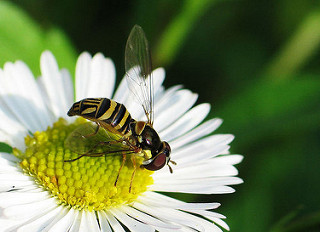
#> input picture Python/CV_learn/1.jpg, 320 x 232 px
$ jupyter execute Augmentation.ipynb   (shell and % lines are left out)
#> lines starting #> are read from the running program, lines starting #| are printed output that depends on the picture
# Gap Augmentation

[cell 1]
import cv2
from PIL import Image
import numpy as np
import matplotlib.pyplot as plt
import time

### Utils

[cell 2]
def show_img(old_image, new_image, columns=2, rows=1):
    names = ['old_image', 'new_image']
    image_plt = [old_image, new_image]
    fig=plt.figure(figsize=(15, 15))
    for i, img in enumerate(image_plt, 1):
        ax = fig.add_subplot(rows, columns, i)
        ax.set_title(names[i-1])
        plt.imshow(img, cmap='gray')
    plt.show()

### Load Image

[cell 3]
# load the image with imread()
image = '1.jpg'
old_image = cv2.imread(image, cv2.IMREAD_COLOR)
#> old_image is the input picture: shape (232, 320, 3); mean B, G, R 83.2, 127.1, 111.4
old_image = cv2.cvtColor(old_image, cv2.COLOR_BGR2RGB)

### flipImage

[cell 4]
horizontal_img = old_image.copy()
vertical_img = old_image.copy()
both_img = old_image.copy()

horizontal_img = cv2.flip(old_image, 1) # flip img horizontally
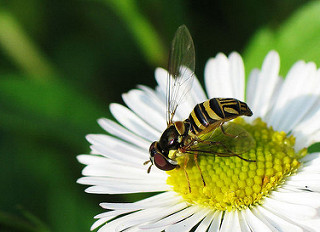
#> horizontal_img: shape (232, 320, 3); mean R, G, B 111.4, 127.1, 83.2
vertical_img = cv2.flip(old_image, 0) # flip img vertically
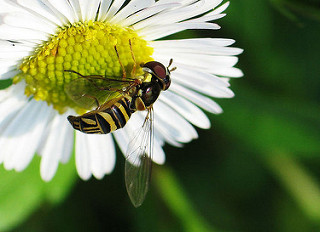
#> vertical_img: shape (232, 320, 3); mean R, G, B 111.4, 127.1, 83.2
both_img = cv2.flip(old_image, -1) # both axes with flip()
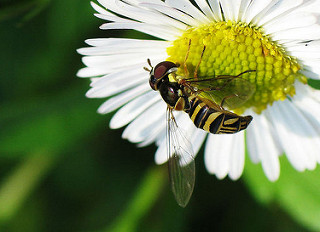
#> both_img: shape (232, 320, 3); mean R, G, B 111.4, 127.1, 83.2

show_img(old_image, horizontal_img)
#> the loop in show_img, `for i, img in enumerate(image_plt, 1):` made 2 passes
#> i on passes 1 to 2: 1, 2
#> in show_img, `plt.show()`:
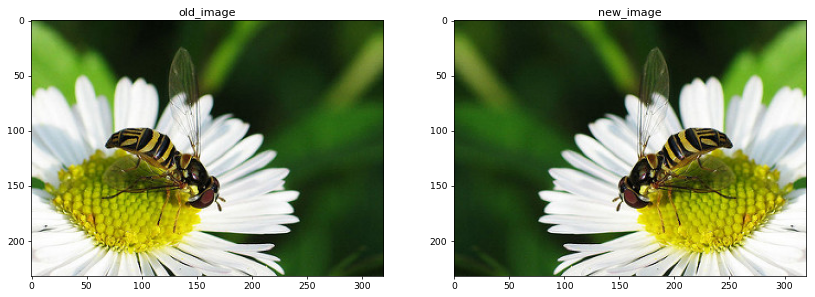
#> figure drawn by matplotlib, 2 panels

### zoomImage

[cell 5]
print(old_image.shape)
#| (232, 320, 3)

zoom = 0.5 + 1
old_height, old_width = old_image.shape[:2]
#> old_height = 232; old_width = 320

start = time.time()
zoom_image = cv2.resize(old_image, None, fx=zoom, fy=zoom, interpolation = cv2.INTER_CUBIC)
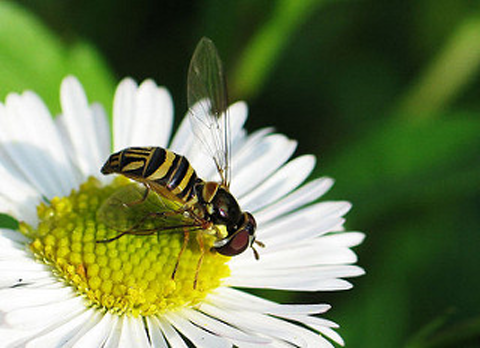
#> zoom_image: shape (348, 480, 3); mean R, G, B 111.4, 127.1, 83.2
print(time.time() - start)

start = time.time()
zoom_image = cv2.resize(old_image, (int(zoom*old_width), int(zoom*old_height)), interpolation = cv2.INTER_CUBIC)
print(time.time() - start)

new_height, new_width = zoom_image.shape[:2]
#> new_height = 348; new_width = 480

y = int(new_height/2)
#> y = 174
x = int(new_width/2)
#> x = 240
h = int(old_height/2)
#> h = 116
w = int(old_width/2)
#> w = 160
zoom_image = zoom_image[y-h:y+h, x-w:x+w]
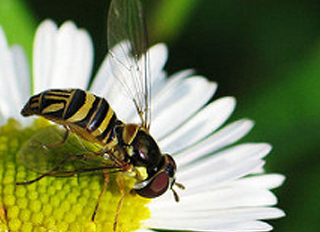
#> zoom_image: shape (232, 320, 3); mean R, G, B 121.1, 131.7, 88.8
print(zoom_image.shape)
#| (232, 320, 3)

show_img(old_image, zoom_image)
#> the loop in show_img (call 2), `for i, img in enumerate(image_plt, 1):` made 2 passes

### edgeImage

[cell 6]
gray = cv2.GaussianBlur(old_image, (3, 3), 0)
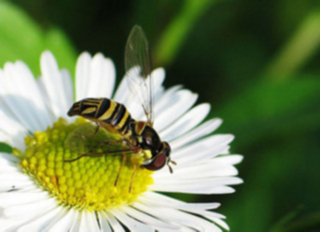
#> gray: shape (232, 320, 3); mean R, G, B 111.5, 127.1, 83.3
edged = cv2.Canny(gray, 20, 100)
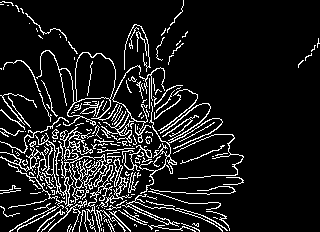
#> edged: shape (232, 320); 11.2% white in thin lines or dots

show_img(old_image, edged)

### denoiseImage

[cell 7]
zoom_image = old_image
dst = cv2.fastNlMeansDenoisingColored(zoom_image, None, 10, 10, 7, 21)
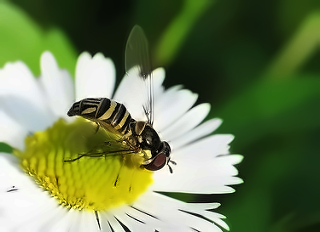
#> dst: shape (232, 320, 3); mean R, G, B 110.9, 127, 83

show_img(zoom_image, dst)

### brightnesscontrastImage

[cell 8]
# https://docs.opencv.org/3.4/d3/dc1/tutorial_basic_linear_transform.html

contrast = 2.0
brightness = 5
new_image = cv2.convertScaleAbs(old_image, alpha=contrast, beta=brightness)
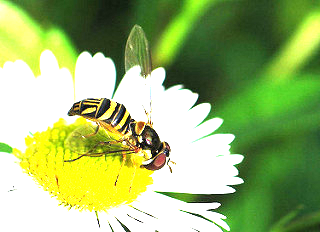
#> new_image: shape (232, 320, 3); mean R, G, B 155.9, 181.8, 110.9

show_img(old_image, new_image)

$ run again, with Python/CV_learn/images.jpg copied over Python/CV_learn/1.jpg
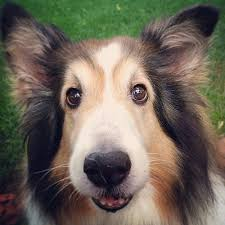
#> input picture Python/CV_learn/images.jpg, 225 x 225 px
#> old_image is the input picture: shape (225, 225, 3); mean B, G, R 89.5, 101.6, 109.7
#> the loop in show_img, `for i, img in enumerate(image_plt, 1):` made 2 passes
#> i on passes 1 to 2: 1, 2
#| (225, 225, 3)
#| (224, 224, 3)
#> the loop in show_img (call 2), `for i, img in enumerate(image_plt, 1):` made 2 passes
#> `edged = cv2.Canny(gray, 20, 100)`:
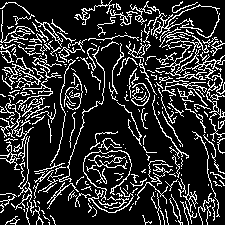
#> edged: shape (225, 225); 18.3% white in thin lines or dots
#> `new_image = cv2.convertScaleAbs(old_image, alpha=contrast, beta=bright..`:
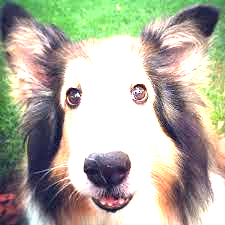
#> new_image: shape (225, 225, 3); mean R, G, B 178.4, 176.6, 161.3
